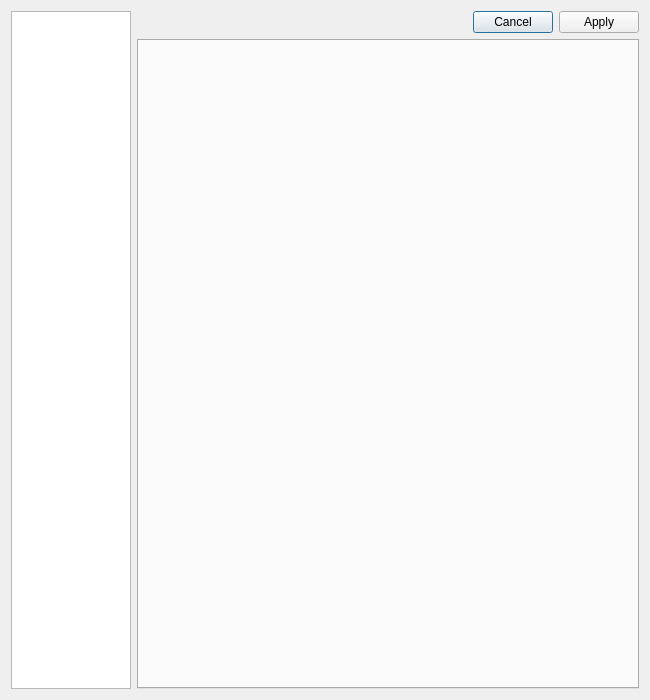
<?xml version='1.0' encoding='utf-8'?>
<ui version="4.0">
 <class>ConfigureDialog</class>
 <widget class="QDialog" name="ConfigureDialog">
  <property name="geometry">
   <rect>
    <x>0</x>
    <y>0</y>
    <width>650</width>
    <height>700</height>
   </rect>
  </property>
  <property name="minimumSize">
   <size>
    <width>0</width>
    <height>675</height>
   </size>
  </property>
  <property name="windowTitle">
   <string>Dravyn Settings</string>
  </property>
  <layout class="QVBoxLayout" name="verticalLayout">
   <item>
    <layout class="QHBoxLayout" name="horizontalLayout">
     <item>
      <widget class="QListWidget" name="selectorList">
       <property name="minimumSize">
        <size>
         <width>120</width>
         <height>0</height>
        </size>
       </property>
       <property name="maximumSize">
        <size>
         <width>120</width>
         <height>16777215</height>
        </size>
       </property>
      </widget>
     </item>
     <item>
      <layout class="QVBoxLayout" name="pageColumn">
       <item>
        <layout class="QHBoxLayout" name="actionsLayout">
         <item>
          <spacer name="actionsSpacer">
           <property name="orientation">
            <enum>Qt::Horizontal</enum>
           </property>
          </spacer>
         </item>
         <item>
          <widget class="QDialogButtonBox" name="buttonBox">
           <property name="standardButtons">
            <set>QDialogButtonBox::StandardButton::Cancel|QDialogButtonBox::StandardButton::Apply</set>
           </property>
          </widget>
         </item>
        </layout>
       </item>
       <item>
        <widget class="QTabWidget" name="tabWidget">
         <property name="currentIndex">
          <number>-1</number>
         </property>
        </widget>
       </item>
      </layout>
     </item>
    </layout>
   </item>
  </layout>
 </widget>
 <resources />
 <connections>
  <connection>
   <sender>buttonBox</sender>
   <signal>rejected()</signal>
   <receiver>ConfigureDialog</receiver>
   <slot>reject()</slot>
   <hints>
    <hint type="sourcelabel">
     <x>20</x>
     <y>20</y>
    </hint>
    <hint type="destinationlabel">
     <x>20</x>
     <y>20</y>
    </hint>
   </hints>
  </connection>
 </connections>
</ui>
